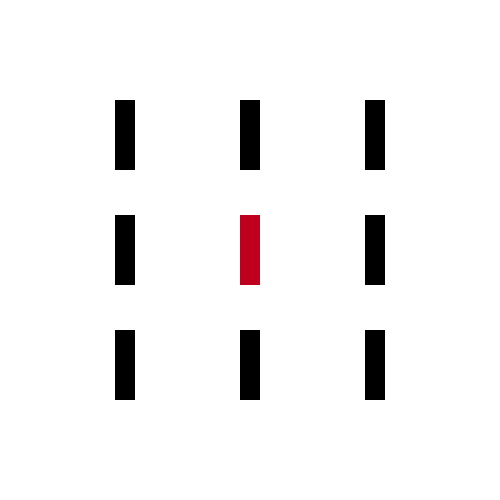
Frame 1 (no input)
Frame 60 (the mouse pressed at the canvas centre just before this capture): identical to frame 1, image omitted
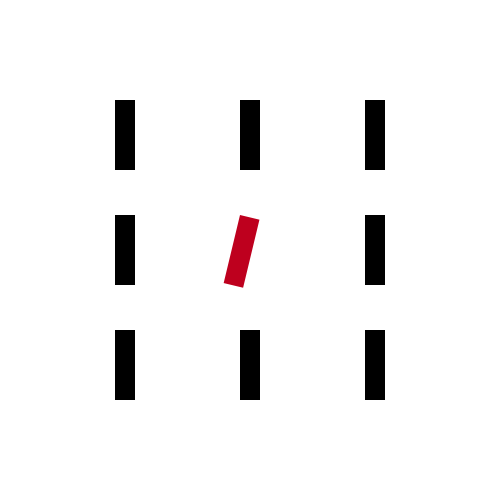
Frame 120 (the mouse held since frame 60 and released just before this capture)

The Processing sketch that drew these frames (run headless with seeded random() and noise(); from frame 60 on, the mouse is pressed at the canvas centre):

// Processing sketch: processing_119322
// ── processing_119322.pde

void setup()
{
  size (500, 500);
  background(255);
}

void draw()
{
  background(255);
  fill(0);
  noStroke();
  rect(115, 100, 20, 70);
  rect(115, 215, 20, 70);
  rect(115, 330 , 20, 70);
  rect(240, 100, 20, 70);
  rect(240, 330, 20, 70);
  rect(365, 100, 20, 70);
  rect(365, 215, 20, 70);
  rect(365, 330, 20, 70);
  
float winkel = map(mouseY, 0, 5000, 0, 1.5*PI);
  
  fill(190, 0, 30);
  translate(240, 215);
  rotate(winkel);
  //rectMode(CENTER);
  rect(0, 0, 20, 70);
  
}
